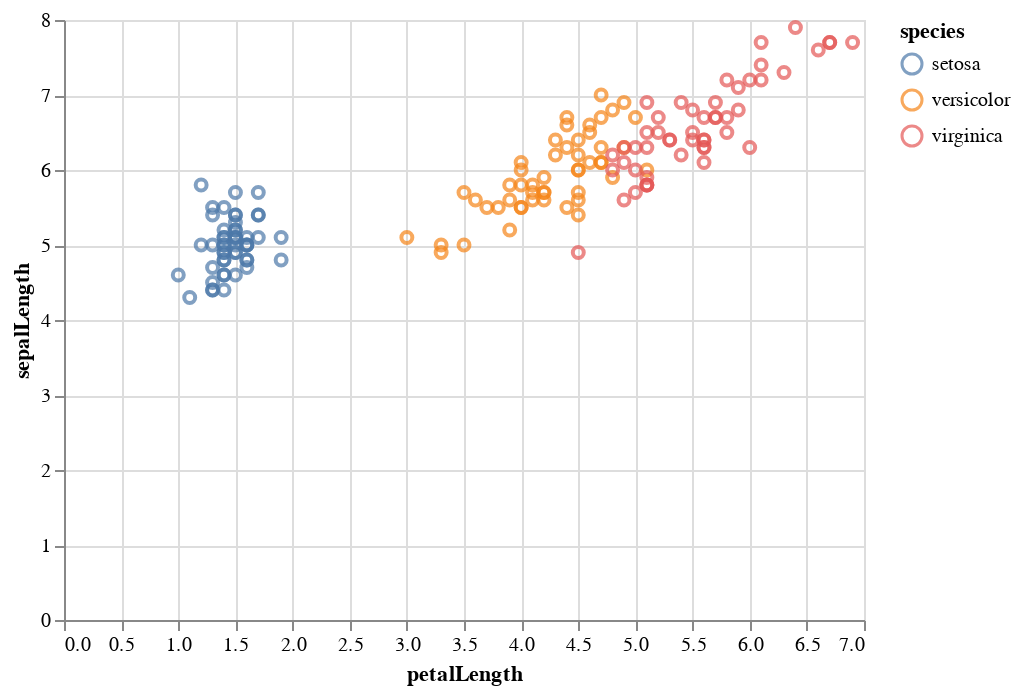

Notebook code cell kept with this figure:
### Markdown cell above
### Declarative visualization, by example

Let's show how this would be accomplished in a declarative language like Altair / Vega.  First, a single plot showing the species as colors.

### Code cell
import altair as alt

alt.Chart(iris).mark_point().encode(
    x='petalLength',
    y='sepalLength',
    color='species'
)

### Figure 1 — Vega-Lite specification as saved in the notebook (floating-point values rounded to 4 significant figures; data arrays with more than 128 entries replaced by an {"elided": "..."} marker saying what was removed)
{"$schema": "https://vega.github.io/schema/vega-lite/v3.4.0.json", "config": {"mark": {"tooltip": null}, "view": {"height": 300, "width": 400}}, "data": {"name": "data-a264acbd6e539a8b3afc0cb5f240fb57"}, "datasets": {"data-a264acbd6e539a8b3afc0cb5f240fb57": {"elided": "150 records"}}, "encoding": {"color": {"field": "species", "type": "nominal"}, "x": {"field": "petalLength", "type": "quantitative"}, "y": {"field": "sepalLength", "type": "quantitative"}}, "mark": "point"}
